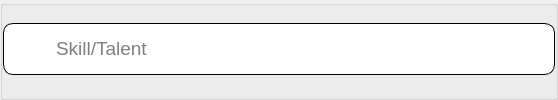
                  <widget class="QGroupBox" name="talent">
                   <property name="title">
                    <string/>
                   </property>
                   <layout class="QHBoxLayout" name="horizontalLayout_16">
                    <property name="spacing">
                     <number>0</number>
                    </property>
                    <property name="leftMargin">
                     <number>0</number>
                    </property>
                    <property name="topMargin">
                     <number>0</number>
                    </property>
                    <property name="rightMargin">
                     <number>0</number>
                    </property>
                    <property name="bottomMargin">
                     <number>5</number>
                    </property>
                    <item>
                     <widget class="QGroupBox" name="groupBox_12">
                      <property name="sizePolicy">
                       <sizepolicy hsizetype="Fixed" vsizetype="Fixed">
                        <horstretch>0</horstretch>
                        <verstretch>0</verstretch>
                       </sizepolicy>
                      </property>
                      <property name="minimumSize">
                       <size>
                        <width>100</width>
                        <height>0</height>
                       </size>
                      </property>
                      <property name="maximumSize">
                       <size>
                        <width>1250</width>
                        <height>16777215</height>
                       </size>
                      </property>
                      <property name="styleSheet">
                       <string notr="true">border-style:solid;
border-width:1px;
border-radius: 10px;
background-color:white;</string>
                      </property>
                      <property name="title">
                       <string/>
                      </property>
                      <layout class="QHBoxLayout" name="horizontalLayout_13">
                       <property name="spacing">
                        <number>10</number>
                       </property>
                       <property name="leftMargin">
                        <number>10</number>
                       </property>
                       <property name="topMargin">
                        <number>10</number>
                       </property>
                       <property name="rightMargin">
                        <number>0</number>
                       </property>
                       <property name="bottomMargin">
                        <number>10</number>
                       </property>
                       <item>
                        <widget class="QGroupBox" name="groupBox_13">
                         <property name="sizePolicy">
                          <sizepolicy hsizetype="Expanding" vsizetype="Expanding">
                           <horstretch>0</horstretch>
                           <verstretch>0</verstretch>
                          </sizepolicy>
                         </property>
                         <property name="maximumSize">
                          <size>
                           <width>30</width>
                           <height>30</height>
                          </size>
                         </property>
                         <property name="styleSheet">
                          <string notr="true">border:none;</string>
                         </property>
                         <property name="title">
                          <string/>
                         </property>
                         <layout class="QVBoxLayout" name="verticalLayout_13">
                          <property name="leftMargin">
                           <number>0</number>
                          </property>
                          <property name="topMargin">
                           <number>0</number>
                          </property>
                          <property name="rightMargin">
                           <number>0</number>
                          </property>
                          <property name="bottomMargin">
                           <number>0</number>
                          </property>
                          <item>
                           <widget class="QLabel" name="mbtiLabel_5">
                            <property name="sizePolicy">
                             <sizepolicy hsizetype="Minimum" vsizetype="Minimum">
                              <horstretch>0</horstretch>
                              <verstretch>0</verstretch>
                             </sizepolicy>
                            </property>
                            <property name="minimumSize">
                             <size>
                              <width>30</width>
                              <height>30</height>
                             </size>
                            </property>
                            <property name="maximumSize">
                             <size>
                              <width>30</width>
                              <height>30</height>
                             </size>
                            </property>
                            <property name="text">
                             <string/>
                            </property>
                            <property name="pixmap">
                             <pixmap resource="test.qrc">:/logo/assets/light-bulb-svgrepo-com.svg</pixmap>
                            </property>
                            <property name="scaledContents">
                             <bool>true</bool>
                            </property>
                           </widget>
                          </item>
                         </layout>
                        </widget>
                       </item>
                       <item>
                        <widget class="QLineEdit" name="mbtiBox_5">
                         <property name="sizePolicy">
                          <sizepolicy hsizetype="Expanding" vsizetype="Fixed">
                           <horstretch>0</horstretch>
                           <verstretch>0</verstretch>
                          </sizepolicy>
                         </property>
                         <property name="minimumSize">
                          <size>
                           <width>500</width>
                           <height>0</height>
                          </size>
                         </property>
                         <property name="maximumSize">
                          <size>
                           <width>1250</width>
                           <height>16777215</height>
                          </size>
                         </property>
                         <property name="font">
                          <font>
                           <pointsize>14</pointsize>
                          </font>
                         </property>
                         <property name="styleSheet">
                          <string notr="true">border:none;
</string>
                         </property>
                         <property name="inputMask">
                          <string/>
                         </property>
                         <property name="text">
                          <string/>
                         </property>
                         <property name="placeholderText">
                          <string>Skill/Talent</string>
                         </property>
                         <property name="clearButtonEnabled">
                          <bool>false</bool>
                         </property>
                        </widget>
                       </item>
                      </layout>
                     </widget>
                    </item>
                   </layout>
                  </widget>
